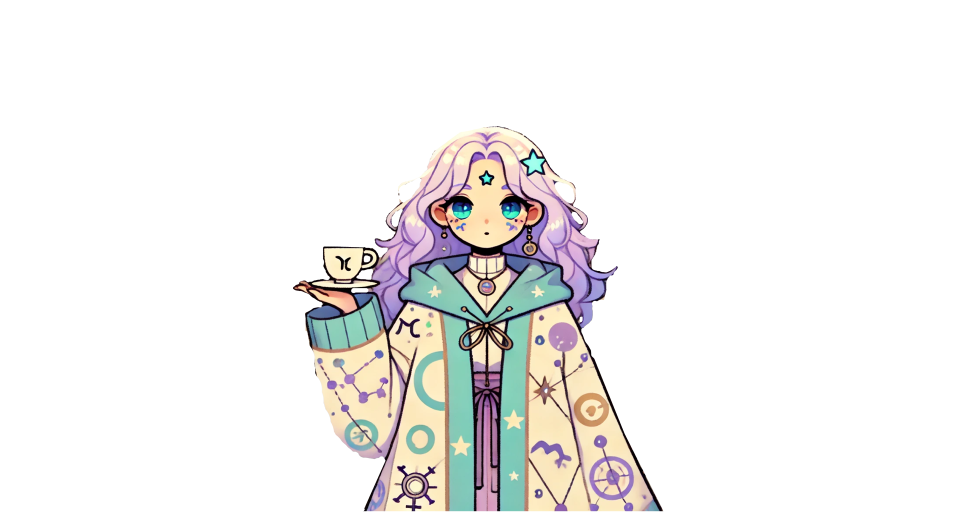
#> input picture content/animation/images/scenes/astrology_by_coffee/coffee/body/coffee_body.png, 1920 x 1024 px, found by its file name (shown at 1/2 size); the run also reads 3 pictures not shown here
$ python render_transparency.py
#> lines starting #> are read from the running program, lines starting #| are printed output that depends on the picture
import os
from PIL import Image
import numpy as np
import logging
import random
import math # For zodiac rotation and smoke opacity

# --- Basic Logger Setup ---
def setup_simple_logger(log_file_path, level=logging.INFO):
    logger_name = os.path.basename(log_file_path).split('.')[0] + "_" + str(random.randint(1,10000))
    logger = logging.getLogger(logger_name)
    logger.setLevel(level)
    if logger.hasHandlers():
        logger.handlers.clear()

    formatter = logging.Formatter('%(asctime)s - %(levelname)s - %(filename)s:%(lineno)d - %(message)s')

    ch = logging.StreamHandler()
    ch.setLevel(level)
    ch.setFormatter(formatter)
    logger.addHandler(ch)

    log_dir = os.path.dirname(log_file_path)
    if log_dir:
        os.makedirs(log_dir, exist_ok=True)
    fh = logging.FileHandler(log_file_path, mode='w')
    fh.setLevel(level)
    fh.setFormatter(formatter)
    logger.addHandler(fh)
    return logger

# --- Configuration ---
MAIN_OUTPUT_DIR = r"D:\AI\astrology_by_coffee_v1\video\transparent_prerenders_granular"
os.makedirs(MAIN_OUTPUT_DIR, exist_ok=True)

LOG_FILE = os.path.join(MAIN_OUTPUT_DIR, "prerender_granular_layers_corrected_nebbles.log") # New log name
logger = setup_simple_logger(LOG_FILE)

logger.info("Starting pre-render script (Corrected Nebbles Placement)...")

# Image Paths
COFFEE_BODY_PATH = r"D:\AI\astrology_by_coffee_v1\images\scene\coffee_body.png"
COFFEE_BLINK_IMAGE_PATH = r"D:\AI\astrology_by_coffee_v1\images\scene\coffee_blinks.png"
SMOKE_1_PATH = r"D:\AI\astrology_by_coffee_v1\images\scene\smoke_1.png"
SMOKE_2_PATH = r"D:\AI\astrology_by_coffee_v1\images\scene\smoke_2.png"
SMOKE_3_PATH = r"D:\AI\astrology_by_coffee_v1\images\scene\smoke_3.png"
ZODIAC_IMAGE_PATH = r"D:\AI\astrology_by_coffee_v1\images\scene\coffee_zodiac_resized_500x500.png"
NEBBLES_BODY_PATH = r"D:\AI\astrology_by_coffee_v1\images\scene\nebbles_body.png"
NEBBLES_EYES_IMAGE_PATH = r"D:\AI\astrology_by_coffee_v1\images\scene\nebbles_eyes.png"

# Animation Parameters
VIDEO_DURATION_MINUTES = 11
VIDEO_DURATION_SECONDS = 11
TOTAL_DURATION = (VIDEO_DURATION_MINUTES * 60) + VIDEO_DURATION_SECONDS
FPS = 24
CANVAS_WIDTH = 1920
CANVAS_HEIGHT = 1080
CANVAS_SIZE = (CANVAS_WIDTH, CANVAS_HEIGHT)

TEST_FRAME_TIME = 5.0

# Coffee Blink Animation Parameters
COFFEE_BLINK_MIN_INTERVAL = 7.0
COFFEE_BLINK_MAX_INTERVAL = 15.0
COFFEE_BLINK_DURATION = 0.2

# Nebbles Eye Animation Parameters
NEBBLES_EYE_POSES = {"DEFAULT": (0, 0), "UP": (-8, -10), "DOWN": (0, 10)}
NEBBLES_ACTIVE_POSE_KEYS = ["UP", "DOWN"]
NEBBLES_POSE_HOLD_DURATION = 10.0
NEBBLES_EVENT_SLOT_DURATION = 20.0
# IMPORTANT: Define the base (top-left) position of Nebbles' eyes on the canvas
# This is where the eyes would be if there was no animation (offset 0,0)
# You need to determine these values based on your Nebbles assets.
NEBBLES_EYES_BASE_X_ON_CANVAS = 800 # <<<< EXAMPLE VALUE - ADJUST THIS
NEBBLES_EYES_BASE_Y_ON_CANVAS = 400 # <<<< EXAMPLE VALUE - ADJUST THIS


# Zodiac Animation Parameters
ZODIAC_PLACEMENT_OFFSET_X = 205
ZODIAC_PLACEMENT_OFFSET_Y = 310
ZODIAC_ROTATION_PERIOD = 30.0

# Smoke Animation Parameters
smoke_params = {
    "smoke_1": {"min": 0.1, "max": 0.5, "period": 4.0, "phase": 0.0,        "pos_x_offset": 0, "pos_y_offset": -150},
    "smoke_2": {"min": 0.05, "max": 0.4, "period": 5.5, "phase": np.pi / 3, "pos_x_offset": -20, "pos_y_offset": -160},
    "smoke_3": {"min": 0.15, "max": 0.6, "period": 3.0, "phase": np.pi * 2/3, "pos_x_offset": 20, "pos_y_offset": -140},
}

# Output folder names for PNG sequences
COFFEE_FINAL_ANIM_OUTPUT_FOLDER = os.path.join(MAIN_OUTPUT_DIR, "coffee_final_animation_rgba_frames")
NEBBLES_FINAL_ANIM_OUTPUT_FOLDER = os.path.join(MAIN_OUTPUT_DIR, "nebbles_final_animation_rgba_frames")
TEST_FRAMES_OUTPUT_FOLDER = os.path.join(MAIN_OUTPUT_DIR, "test_frames")
os.makedirs(COFFEE_FINAL_ANIM_OUTPUT_FOLDER, exist_ok=True)
os.makedirs(NEBBLES_FINAL_ANIM_OUTPUT_FOLDER, exist_ok=True)
os.makedirs(TEST_FRAMES_OUTPUT_FOLDER, exist_ok=True)


# --- Global variables for animation states ---
coffee_next_blink_time_global = 0.0
coffee_blink_end_time_global = 0.0

# --- Helper Function ---
def read_image_rgba(path, image_description="Image"):
#> called with image_description = 'Coffee Body'
    logger.debug(f"Reading {image_description}: {path}")
    try:
        img = Image.open(path).convert('RGBA')
#> img is the input picture: PIL image 1920x1024 RGBA; mean R, G, B, A 222.6, 219.8, 218.7, 47.4
#> call 2 of read_image_rgba, with image_description = 'Coffee Blink'
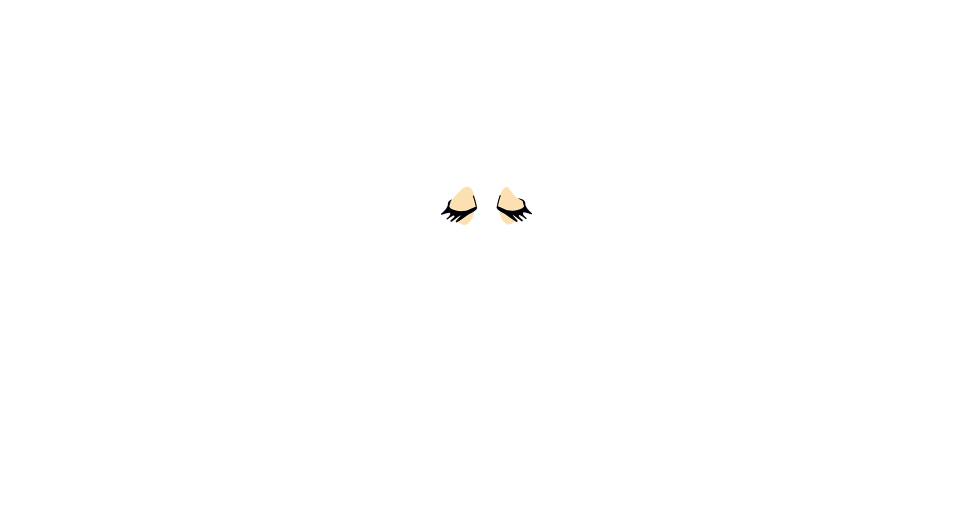
#> input picture content/animation/images/scenes/astrology_by_coffee/coffee/eyes/coffee_blinks.png, 1920 x 1024 px, found by its file name (shown at 1/2 size)
#> in read_image_rgba, img is the input picture: PIL image 1920x1024 RGBA; mean R, G, B, A 254.3, 254.2, 254, 0.8
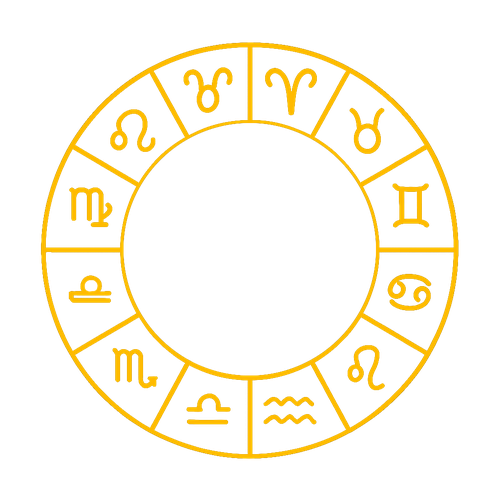
#> input picture content/animation/images/scenes/astrology_by_coffee/props/coffee_zodiac_resized_500x500.png, 500 x 500 px, found by its file name
#> in read_image_rgba, img is the input picture: PIL image 500x500 RGBA; mean R, G, B, A 32.9, 24.6, 0.8, 21.1
        logger.info(f"Successfully loaded {image_description}: {path} (Size: {img.size})")
        return img
    except FileNotFoundError:
        logger.error(f"{image_description} file not found: {path}")
        return None
    except Exception as e:
        logger.exception(f"Error loading {image_description} {path}: {e}")
        return None

def get_animated_opacity(t, min_opacity, max_opacity, period, phase_offset):
    if period == 0: return max_opacity
    normalized_oscillation = (math.sin((2 * math.pi * t / period) + phase_offset) + 1) / 2.0
    opacity = min_opacity + (max_opacity - min_opacity) * normalized_oscillation
    return max(0.0, min(1.0, opacity))

# --- Nebbles Eye Animation Logic ---
def get_nebbles_eye_animation_offset(t, current_video_total_duration):
    if current_video_total_duration <= 0:
        return NEBBLES_EYE_POSES["DEFAULT"]
    slot_index = int(t / NEBBLES_EVENT_SLOT_DURATION)
    time_in_slot = t % NEBBLES_EVENT_SLOT_DURATION
    if time_in_slot < NEBBLES_POSE_HOLD_DURATION:
        if slot_index == 0:
            return NEBBLES_EYE_POSES["DEFAULT"]
        else:
            random_generator = random.Random(slot_index)
            chosen_active_pose_key = random_generator.choice(NEBBLES_ACTIVE_POSE_KEYS)
            return NEBBLES_EYE_POSES[chosen_active_pose_key]
    else:
        return NEBBLES_EYE_POSES["DEFAULT"]

# --- Frame Generation Function for FINAL COFFEE Layer ---
def make_final_coffee_frame(t, coffee_body_img, coffee_blink_img, smoke_images_dict, smoke_anim_params_dict):
#> called with t = 5
    global coffee_next_blink_time_global, coffee_blink_end_time_global

    current_frame_pil = Image.new('RGBA', CANVAS_SIZE, (0, 0, 0, 0))
#> current_frame_pil: PIL image 1920x1080 RGBA; every value is 0
    cb_canvas_center_x = CANVAS_SIZE[0] // 2
    cb_canvas_center_y = CANVAS_SIZE[1] // 2

    for smoke_name, smoke_original_img in smoke_images_dict.items():
        if not smoke_original_img: continue
        params = smoke_anim_params_dict[smoke_name]
        opacity = get_animated_opacity(t, params["min"], params["max"], params["period"], params["phase"])
        smoke_to_animate = smoke_original_img.copy()
        alpha = smoke_to_animate.getchannel('A')
        clamped_opacity = max(0.0, min(1.0, opacity))
        modified_alpha_pixels = alpha.point(lambda p: int(p * clamped_opacity))
        smoke_to_animate.putalpha(modified_alpha_pixels)
        smoke_paste_x = cb_canvas_center_x + params["pos_x_offset"] - (smoke_to_animate.width // 2)
        smoke_paste_y = cb_canvas_center_y + params["pos_y_offset"] - (smoke_to_animate.height // 2)
        current_frame_pil.paste(smoke_to_animate, (smoke_paste_x, smoke_paste_y), smoke_to_animate)
#> this loop made 3 passes
#> (smoke_name, normalized_oscillation in get_animated_opacity, opacity, clamped_opacity, smoke_paste_x, smoke_paste_y) on passes 1 to 3: ('smoke_1', 1, 0.5, 0.5, 0, -122), ('smoke_2', 0.729, 0.305, 0.305, -20, -132), ('smoke_3', 0.5, 0.375, 0.375, 20, -112)
#> pass 1, in make_final_coffee_frame, `alpha = smoke_to_animate.getchannel('A')`:
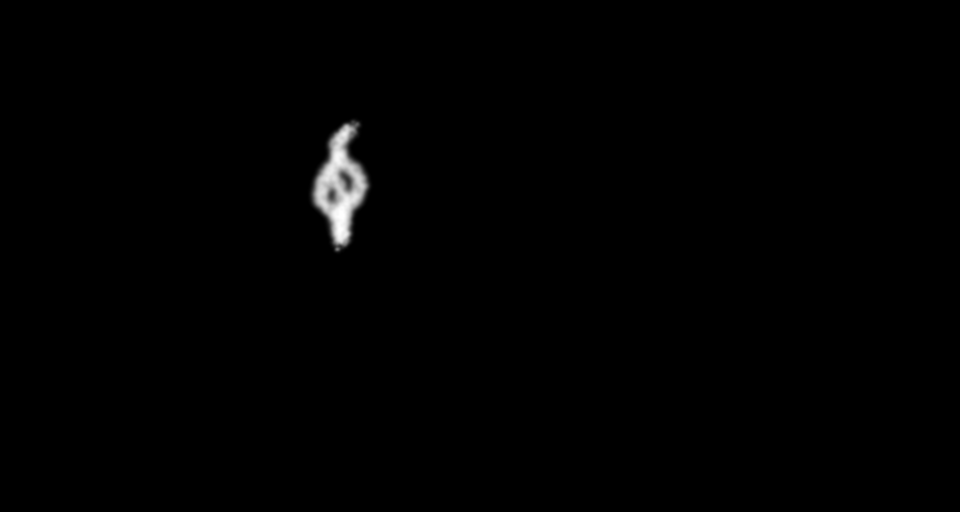
#> alpha: PIL image 1920x1024 L (shown at 1/2 size); min 0, max 255, mean 1.4

    if coffee_body_img:
        cb_paste_x = cb_canvas_center_x - (coffee_body_img.width // 2)
#> cb_paste_x = 0
        cb_paste_y = cb_canvas_center_y - (coffee_body_img.height // 2)
#> cb_paste_y = 28
        current_frame_pil.paste(coffee_body_img, (cb_paste_x, cb_paste_y), coffee_body_img)
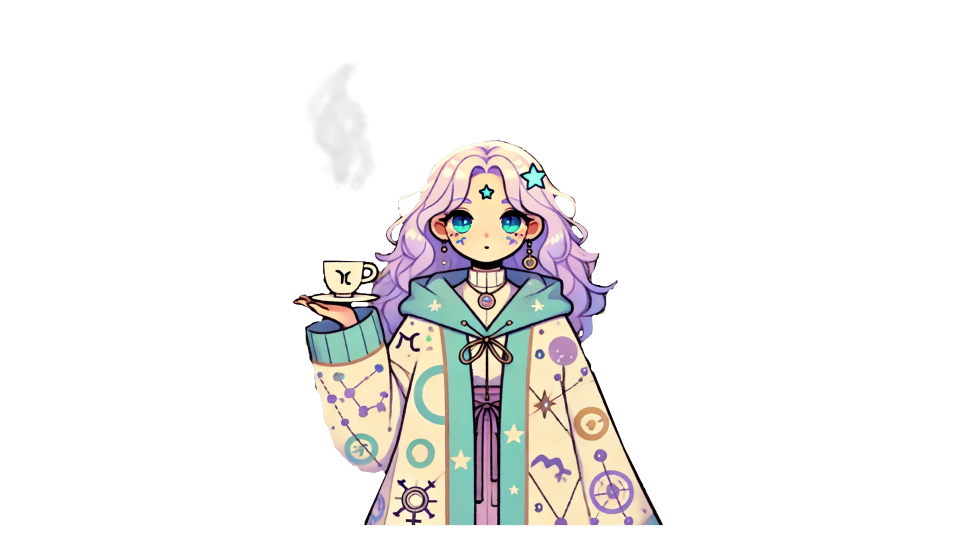
#> current_frame_pil: PIL image 1920x1080 RGBA (shown at 1/2 size); mean R, G, B, A 32.9, 31.6, 30.4, 45.2; transparent parts drawn white

    is_coffee_blinking_now = False
    if t >= coffee_blink_end_time_global:
        if t >= coffee_next_blink_time_global:
            is_coffee_blinking_now = True
            coffee_blink_end_time_global = t + COFFEE_BLINK_DURATION
            coffee_next_blink_time_global = coffee_blink_end_time_global + \
                                           random.uniform(COFFEE_BLINK_MIN_INTERVAL, COFFEE_BLINK_MAX_INTERVAL)
    elif t < coffee_blink_end_time_global and t >= (coffee_blink_end_time_global - COFFEE_BLINK_DURATION):
        is_coffee_blinking_now = True

    if is_coffee_blinking_now and coffee_blink_img:
        blink_paste_x = cb_canvas_center_x - (coffee_blink_img.width // 2)
        blink_paste_y = cb_canvas_center_y - (coffee_blink_img.height // 2)
        current_frame_pil.paste(coffee_blink_img, (blink_paste_x, blink_paste_y), coffee_blink_img)

    return current_frame_pil

# --- Frame Generation Function for FINAL NEBBLES Layer (MODIFIED) ---
def make_final_nebbles_frame(t, zodiac_img, nebbles_body_img, nebbles_eyes_img, video_total_duration):
#> called with t = 5, video_total_duration = 671
    current_frame_pil = Image.new('RGBA', CANVAS_SIZE, (0, 0, 0, 0))


    # 1. Spinning Zodiac (pasted at its specified offset)
    if zodiac_img:
        angle_degrees = -(t / ZODIAC_ROTATION_PERIOD) * 360; angle_degrees %= -360
        resample_filter_rotate = Image.Resampling.BICUBIC if hasattr(Image, "Resampling") else Image.BICUBIC
        rotated_zodiac = zodiac_img.rotate(angle_degrees, resample=resample_filter_rotate, expand=False)
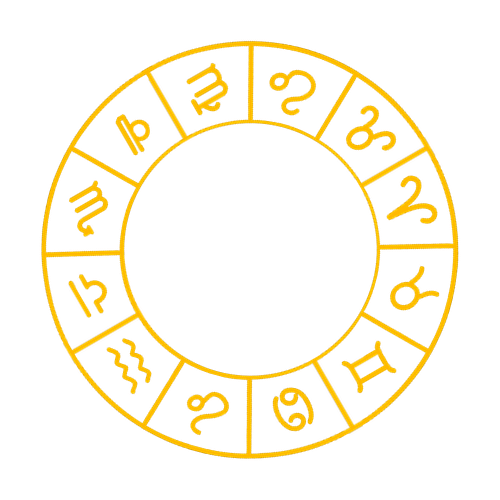
#> rotated_zodiac: PIL image 500x500 RGBA; mean R, G, B, A 31.3, 22.7, 0.6, 21; transparent parts drawn white

#> (the run stopped early here; a loop or call above may not have finished)
